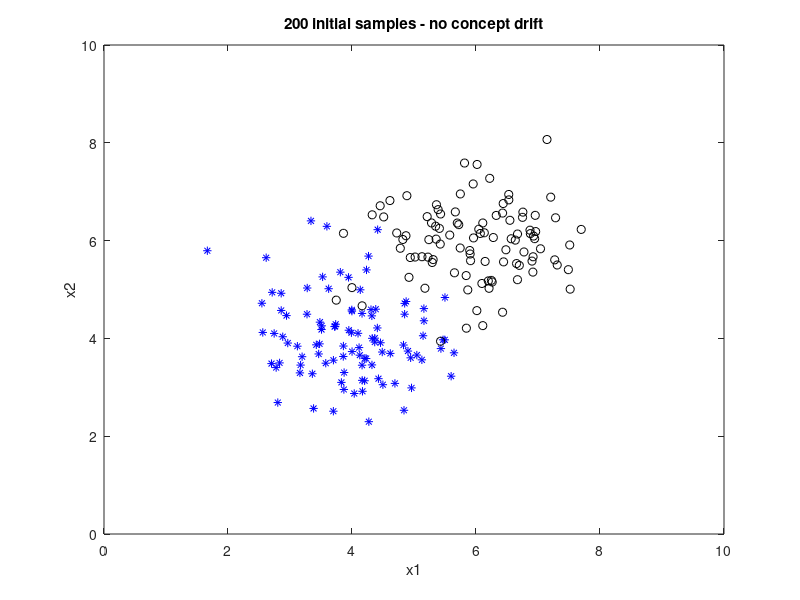
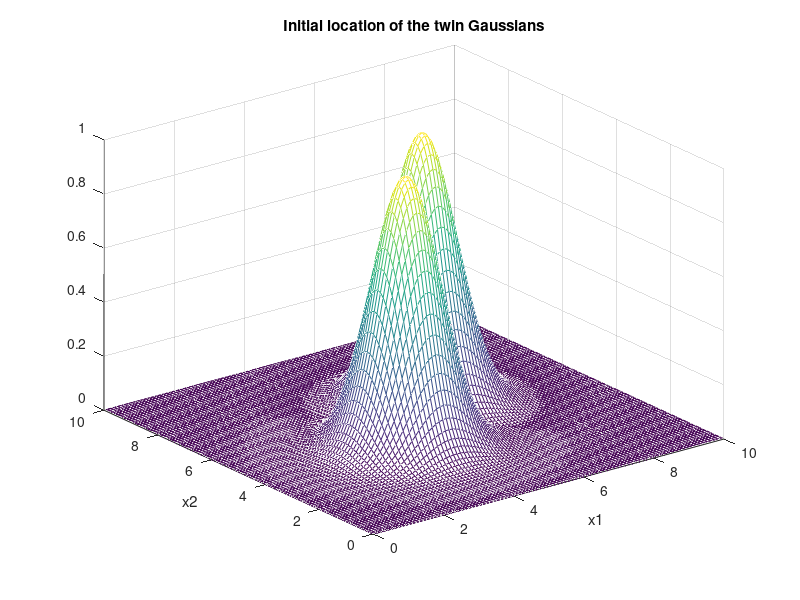
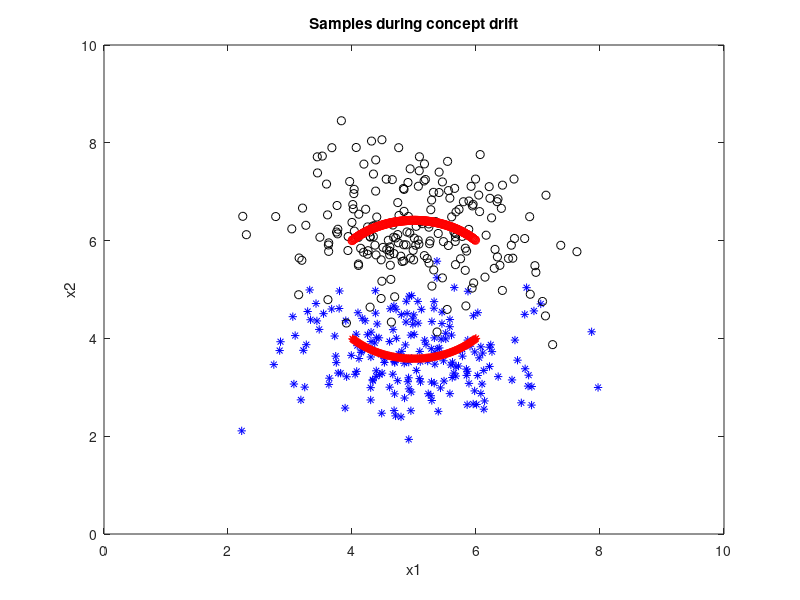
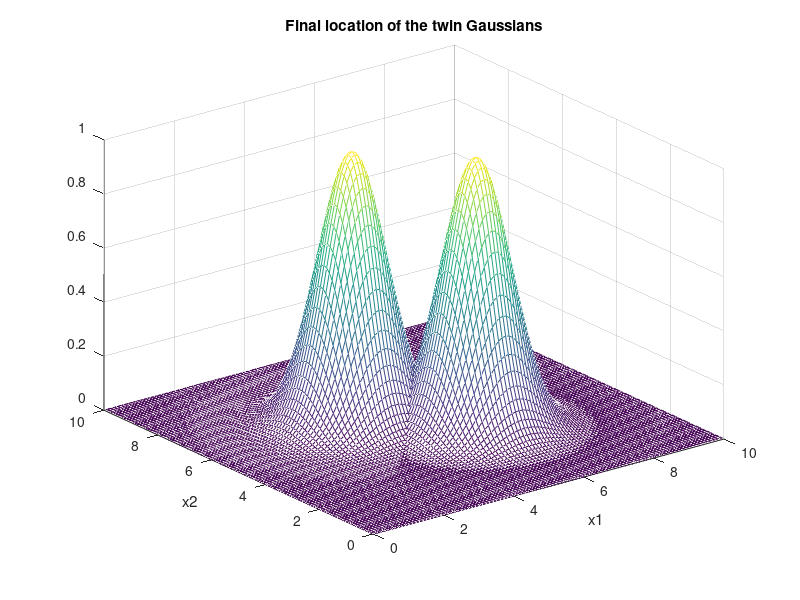

Source code (MATLAB) for these figures, in order:
%PhD Thesis - Daniel Furtado Leite - UNICAMP
%Section 7.2 Classification of rotating Gaussians
%This algorithm generates the data stream
%--------------------------------------------------------------------------
clear all; close all; clc;
%Enter the center and standard deviation of the 1st Gaussian
%Class 1
    Center1 = [4 4];                    %Center
    StdDev1 = [.8 .8];                  %Standard deviation
    NoEx1 = 100;                        %Number of examples
    for (j=1:NoEx1)                     %For all examples
        for (i=1:size(Center1,2))       %For all dimensions
            Data(j,i) = Center1(i) + StdDev1(i)*randn;
        end
    end
    %Display
    figure(1), plot(Data(:,1),Data(:,2),'b*'), hold on
    DataC1M1 = Data;
%--------------------------------------------------------------------------
%Enter the center and standard deviation of the 2nd Gaussian
%Class 2
    Center2 = [6 6];                    %Center
    StdDev2 = [.8 .8];                  %Standard deviation
    NoEx2 = 100;                        %Number of examples
    for (j=1:NoEx2)                     %For all examples
        for (i=1:size(Center2,2))       %For all dimensions
            Data(j,i) = Center2(i) + StdDev2(i)*randn;
        end
    end
    %Display
    figure(1), plot (Data(:,1),Data(:,2),'ko')
    title('200 initial samples - no concept drift')
    axis([0 10 0 10]), xlabel('x1'), ylabel('x2')
    DataC2M1 = Data;
%--------------------------------------------------------------------------
%Plot: Initial location of the twin Gaussians
x = 0:.1:10; y = 0:.1:10;
for(i=1:size(x,2))
    for(j=1:size(y,2))
        C1(i,j) = exp(-( ((x(i)-Center1(1))^2)/(2*StdDev1(1)^2) + ((y(j)-Center1(2))^2)/(2*StdDev1(2)^2) ));
        C2(i,j) = exp(-( ((x(i)-Center2(1))^2)/(2*StdDev2(1)^2) + ((y(j)-Center2(2))^2)/(2*StdDev2(2)^2) ));
    end
end
figure(2), mesh(x,y,C1), hold on, mesh(x,y,C2)
title('Initial location of the twin Gaussians')
axis([0 10 0 10]), xlabel('x1'), ylabel('x2')
% --------------------------------------------------------------------------
% --------------------------------------------------------------------------
%90 degree anticlockwise rotation around (5,5)
%Initial position of Class 1
theta1 = 225*pi/180;
Dtheta1 = .45*pi/180;
StdDev1 = [.8 .8];
NoEx1 = 200;                            %Number of examples
for (j=1:NoEx1)                     %For all examples
    Center1 = [5+sqrt(2)*cos(theta1+Dtheta1) 5+sqrt(2)*sin(theta1+Dtheta1)];
    theta1 = theta1 + Dtheta1;
    for (i=1:size(Center1,2))       %For all dimensions
        Data1(j,i) = Center1(i) + StdDev1(i)*randn;
        cc1(j,i) = Center1(i);
    end
end
%Display
figure(3)
plot (Data1(:,1),Data1(:,2),'b*'), hold on, plot(cc1(:,1),cc1(:,2),'r*')
DataC1M2 = Data1;
%--------------------------------------------------------------------------
%90 degree anticlockwise rotation around (5,5)
%Initial position of Class 2
theta2 = 45*pi/180;
Dtheta2 = .45*pi/180;
StdDev2 = [.8 .8];
NoEx2 = 200;                            %Number of examples
for (j=1:NoEx2)                     %For all examples
    Center2 = [5+sqrt(2)*cos(theta2+Dtheta2) 5+sqrt(2)*sin(theta2+Dtheta2)];
    theta2 = theta2 + Dtheta2;
    for (i=1:size(Center2,2))       %For all dimensions
        Data2(j,i) = Center2(i) + StdDev2(i)*randn;
        cc2(j,i) = Center2(i);
    end
end
%Display
figure(3), axis([0 10 0 10])
plot (Data2(:,1),Data2(:,2),'ko'), hold on, plot(cc2(:,1),cc2(:,2),'ro')
title('Samples during concept drift')
xlabel('x1'), ylabel('x2')
DataC2M2 = Data2;
%--------------------------------------------------------------------------
%--------------------------------------------------------------------------
%Plot: Final location of the twin Gaussians
x = 0:.1:10; y = 0:.1:10;
for(i=1:size(x,2))
    for(j=1:size(y,2))
        C1(i,j) = exp(-( ((x(i)-Center1(1))^2)/(2*StdDev1(1)^2) + ((y(j)-Center1(2))^2)/(2*StdDev1(2)^2) ));
        C2(i,j) = exp(-( ((x(i)-Center2(1))^2)/(2*StdDev2(1)^2) + ((y(j)-Center2(2))^2)/(2*StdDev2(2)^2) ));
    end
end
figure(4), mesh(x,y,C1), hold on, mesh(x,y,C2)
title('Final location of the twin Gaussians')
axis([0 10 0 10]), xlabel('x1'), ylabel('x2')
%--------------------------------------------------------------------------
clear Data C1 C2 Center1 Center2 NoEx1 NoEx2 StdDev1 StdDev2 i j x y
%Adding new column representing class label: [x C]
%1st moment
DataC1M1 = [DataC1M1 zeros(size(DataC1M1,1),1)];
DataC2M1 = [DataC2M1 ones(size(DataC2M1,1),1)];
%2nd moment
DataC1M2 = [DataC1M2 zeros(size(DataC1M2,1),1)];
DataC2M2 = [DataC2M2 ones(size(DataC2M2,1),1)];
%--------------------------------------------------------------------------
%Shuffle the data
%1st moment
DataM1 = [DataC1M1; DataC2M1];
for(i=1:1000)
    j = round(rand*(size(DataM1,1)-1))+1;
    k = round(rand*(size(DataM1,1)-1))+1;
    aux(1,:) = DataM1(j,:);
    DataM1(j,:) = DataM1(k,:);
    DataM1(k,:) = aux(1,:);
end
%2nd moment
DataM2 = [];
for(i=1:size(DataC1M2,1))
    if(round(rand)==0)
        DataM2 = [DataM2; DataC1M2(i,:)]; 
    else
        DataM2 = [DataM2; DataC2M2(i,:)];
    end
end
Data = [DataM1; DataM2];
clear aux i j k
%--------------------------------------------------------------------------
save DataStream Data
%--------------------------------------------------------------------------
